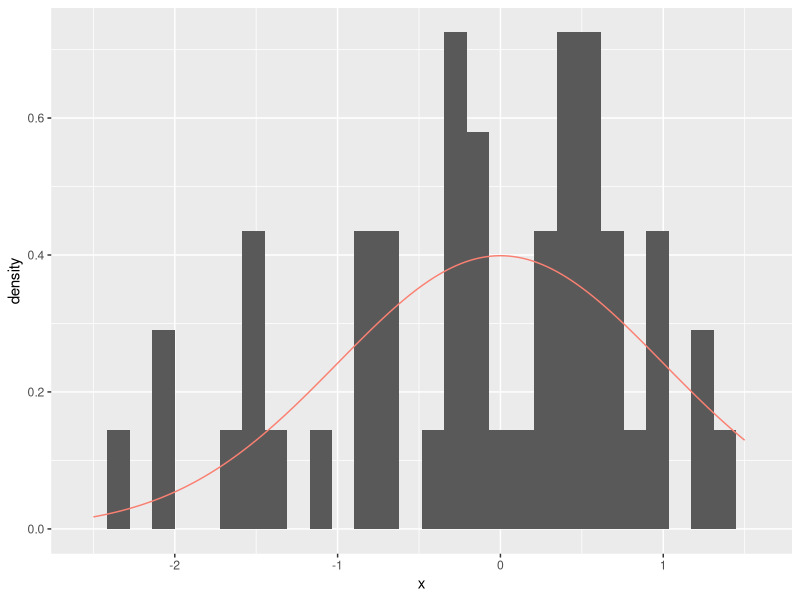
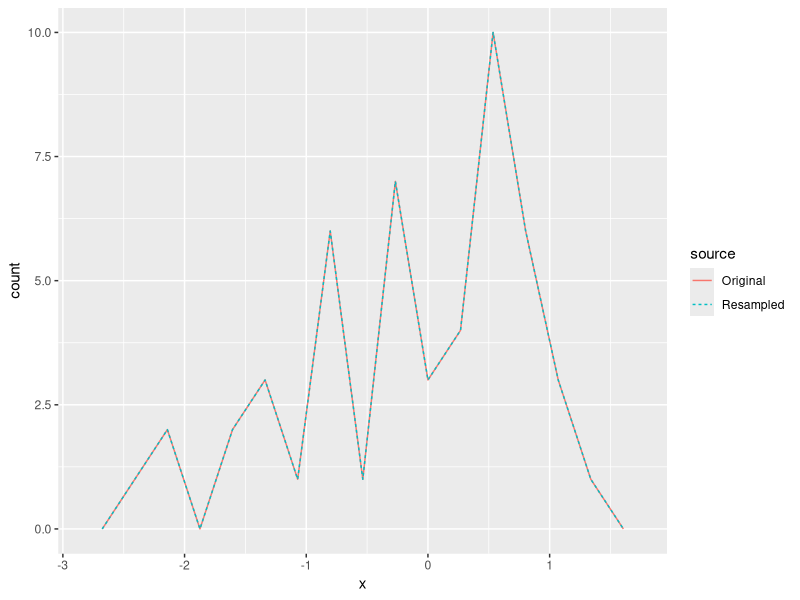
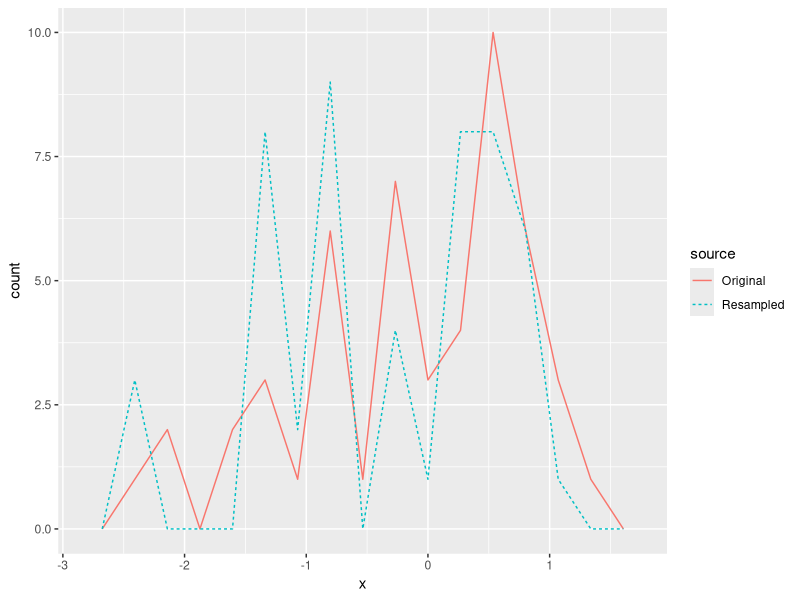
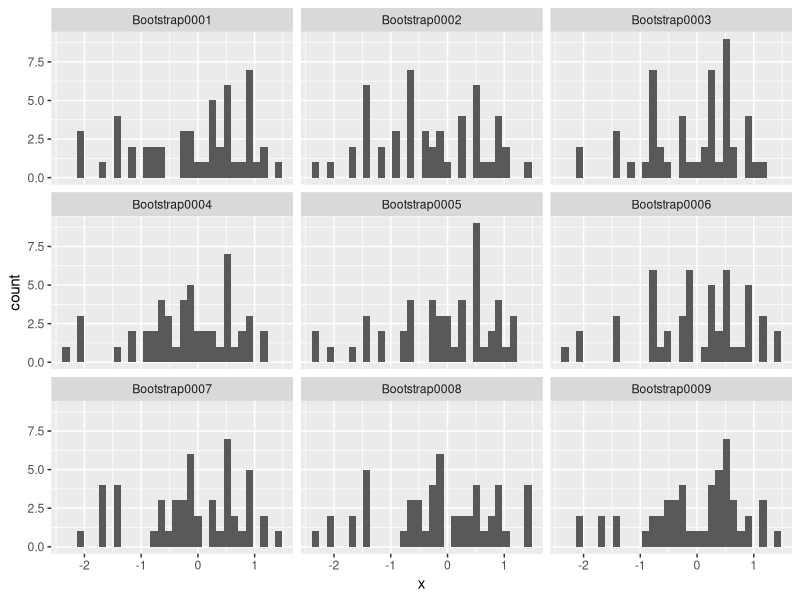
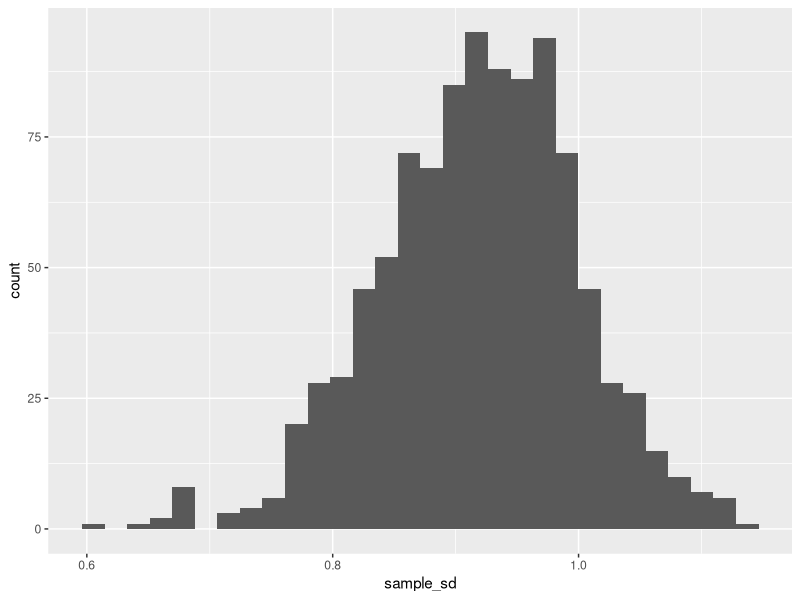

Generate these figures, in order, with R: (Note: this script raises an error after producing the figures.)
## ---- chunk 1
library(tidyverse)
library(rsample)
## ---- chunk 2
## NOTE: No need to edit this setup
set.seed(101) # Set a seed for reproducibility

mu <- 0
sd <- 1
n <- 50

df_data_norm <- tibble(x = rnorm(n, mean = mu, sd = sd))

df_data_norm %>%
  ggplot(aes(x)) +
  geom_histogram(aes(y = after_stat(..density..))) +
  geom_line(
    aes(y = d),
    data = tibble(x = seq(-2.5, +1.5, length.out = 500)) %>% 
      mutate(d = dnorm(x, mean = mu, sd = sd)),
    color = "salmon"
  )
## ---- chunk 3
## NOTE: Do not edit this code
# This is the **WRONG** way to do resampling
df_data_norm %>% 
  # Resample *without* replacement
  pull(x) %>% 
  sample(., size = n, replace = FALSE) %>% 
  tibble(x = ., source = "Resampled") %>% 
  # Visualize against the original sample
  bind_rows(., df_data_norm %>% mutate(source = "Original")) %>% 
  ggplot(aes(x)) +
  geom_freqpoly(aes(color = source, linetype = source), bins = 15)
## ---- chunk 4
## NOTE: Do not edit this code
# This is the **RIGHT** way to do resampling
df_data_norm %>% 
  # Resample *with* replacement
  pull(x) %>% 
  sample(., size = n, replace = TRUE) %>% 
  tibble(x = ., source = "Resampled") %>% 
  # Visualize against the original sample
  bind_rows(., df_data_norm %>% mutate(source = "Original")) %>% 
  ggplot(aes(x)) +
  geom_freqpoly(aes(color = source, linetype = source), bins = 15)
## ---- chunk 5
## NOTE: Do not edit this code
# This is the **RIGHT** way to do resampling
df_data_norm %>% 
  # Resample *with* replacement
  pull(x) %>% 
  sample(., size = n, replace = TRUE) %>% 
  tibble(x = ., source = "Resampled") %>% 
  # Compute statistics we care about
  bind_rows(., df_data_norm %>% mutate(source = "Original")) %>% 
  group_by(source) %>% 
  summarize(
    sample_mean = mean(x),
    sample_sd = sd(x)
  )
## ---- chunk 6
df_data_norm %>% 
  bootstraps(., times = 1000)
## ---- chunk 7
## NOTE: No need to edit
df_data_norm %>% 
  bootstraps(., times = 1) %>% 
  # Pull out a single `splits` object
  pull(splits) %>% 
  .[[1]] %>% 
  # Use analysis() to turn the split into a usable dataset
  analysis()
## ---- chunk 8
## NOTE: No need to edit this setup
df_resample_norm <-
  bootstraps(df_data_norm, times = 1000) %>%
  mutate(df = map(splits, ~ analysis(.x)))

# Visualize the first 9 of the resamples
df_resample_norm %>%
  slice(1:9) %>%
  unnest(df) %>%
  ggplot(aes(x)) +
  geom_histogram() +
  facet_wrap(~ id)
## ---- chunk 9
## NOTE: No need to edit this example
# Start with our dataset
df_demo <- 
  df_data_norm %>% 
  # Create the bootstrap resamplings
  bootstraps(., times = 1000) %>% 
  # Finicky code: Compute an estimate for each resampling (`splits` column)
  mutate(
    # The `map_*` family of functions iterates a provided function over a column
    sample_mean = map_dbl(
      # Chosen column
      splits,
      # Function we provide (defined inline)
      function(split_df) {
        # First, we use `analysis()` to translate the split into usable data
        split_df %>% 
          analysis() %>% 
          # Then, we carry out whatever analysis we want
          summarize(sample_mean = mean(x)) %>% 
          # One last wrangling step
          pull(sample_mean)
      }
    )
  )

df_demo 
## ---- chunk 10
## TASK: Adapt the code given in the previous chunk
df_q1 <-
  df_data_norm %>% 
  # Create the bootstrap resamplings
  bootstraps(., times = 1000) %>% 
  # Finicky code: Compute an estimate for each resampling (`splits` column)
  mutate(
    # The `map_*` family of functions iterates a provided function over a column
    sample_sd = map_dbl(
      # Chosen column
      splits,
      # Function we provide (defined inline)
      function(split_df) {
        # First, we use `analysis()` to translate the split into usable data
        split_df %>% 
          analysis() %>% 
          # Then, we carry out whatever analysis we want
          summarize(sample_sd = sd(x)) %>% 
          # One last wrangling step
          pull(sample_sd)
      }
    )
  )

df_q1
## ---- chunk 11
## NOTE: No need to change this!
assertthat::assert_that(
    df_q1 %>% 
      mutate(
        test_sd = map_dbl(splits, ~analysis(.) %>% summarize(s = sd(x)) %>% pull(s)),
        test = test_sd == sample_sd
      ) %>% 
      pull(test) %>% 
      all()
)
print("Great job!")
## ---- chunk 12
## NOTE: No need to edit
df_q1 %>% 
  ggplot(aes(sample_sd)) +
  geom_histogram()
## ---- chunk 13
## TASK: Compute the standard error
df_q2 <- 
  df_data_norm %>% 
  bootstraps(., times = 1000) %>% 
  mutate(
    sample_mean = map_dbl(
      splits,
      function(split_df) {
        split_df %>% 
          analysis() %>% 
          summarize(sample_mean = mean(x)) %>% 
          pull(sample_mean)
      }
    )
  ) %>% 
# TODO: Complete the following code
  # summarize(se = ?)

df_q2
## ---- chunk 14
## NOTE: No need to change this!
assertthat::assert_that(
    (df_q2 %>% pull(se)) > 0.1,
    msg = "Take a closer look at the definition of the standard error. We only divide by sqrt(n) when using the standard deviation of the *population* (not the standard deviation of the *samping distribution*)."
)
print("Great job!")
## ---- chunk 15
## TASK: Compute the lower and upper quantiles of the sampling distribution
alpha <- 0.01

n

df_q3 <- 
  df_demo %>% 
  summarize(
    #mean_lo = mean(sample_mean) - qnorm(1 - alpha / 2) * (sd(sample_mean) / sqrt(n)),
    #mean_up = mean(sample_mean) + qnorm(1 - alpha / 2) * (sd(sample_mean) / sqrt(n))
    mean_lo = quantile(sample_mean, probs = alpha / 2),
    mean_up = quantile(sample_mean, probs = 1 - (alpha / 2))
  )

df_q3
## ---- chunk 16
## NOTE: Do not edit this code
df_demo %>% 
  ggplot(aes(sample_mean)) +
  geom_histogram() +
  geom_vline(
    data = df_q3,
    mapping = aes(xintercept = mean_lo)
  ) +
  geom_vline(
    data = df_q3,
    mapping = aes(xintercept = mean_up)
  )
## ---- chunk 17
## NOTE: No need to change this!
assertthat::assert_that(
    abs(
      df_q3 %>% pull(mean_lo) %>% .[[1]]
    - quantile(df_demo$sample_mean, 0.005)
    ) < 1e-3,
    msg = "Your value of mean_lo is incorrect"
)
assertthat::assert_that(
    abs(
      df_q3 %>% pull(mean_up) %>% .[[1]]
    - quantile(df_demo$sample_mean, 0.995)
    ) < 1e-3,
    msg = "Your value of mean_up is incorrect"
)
print("Great job!")
